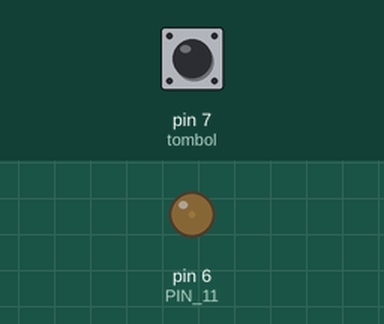
This sketch was run on a simulated Arduino Uno, built with avr-gcc and run on an emulated ATmega328P. Parts: output pins drawn as LEDs (lit = HIGH). Dashed ring = blinking. Inputs (shaded band) come from the test bench; at power-on: pin 7 (tombol) HIGH. What the sketch prints to the serial monitor is not drawn.

Above: at 1.2 s.
1.3 s: pin 7 (tombol) pulled LOW for 0.15 s
At 1.38 s:
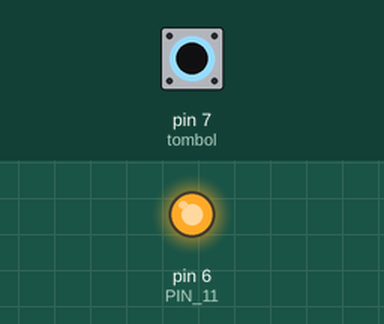
2.9 s: pin 7 (tombol) pulled LOW for 3.2 s
At 6.6 s:
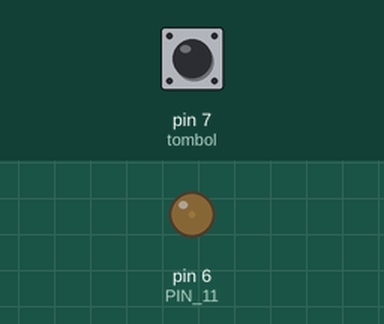
9.1 s: pin 7 (tombol) pulsed LOW 2 times (0.12 s each, 0.3 s apart)
At 9.31 s:
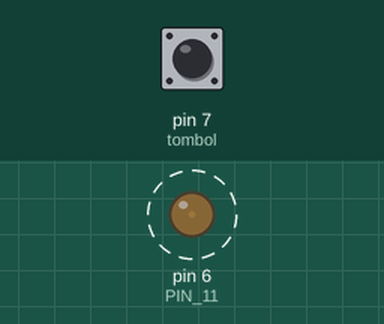
12.7 s: pin 7 (tombol) driven LOW
At 13.9 s:
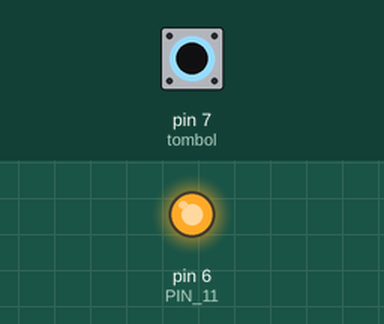
15.7 s: pin 7 (tombol) driven HIGH
At 16.3 s:
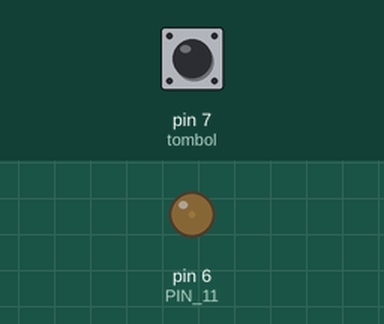
Timing chart, 0 to 18.2 s (numbered marks = the images above; inputs shaded):
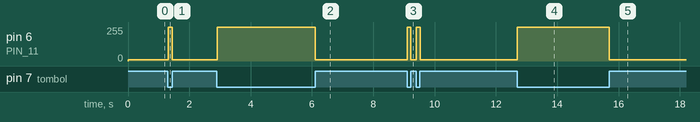

The sketch:

lampo.ino
```cpp
const int PIN_11 = 6;
const int tombol = 7;

void setup()
{
pinMode(PIN_11, OUTPUT);
pinMode(tombol, INPUT);
digitalWrite (tombol, HIGH);
Serial.begin (9600);
}

void loop()
{
  if (digitalRead (tombol) == LOW){
    analogWrite(PIN_11, 255);
    Serial.println ("LOW");
    //delay(1000); // Tunda 1 detik
  }else
  if (digitalRead (tombol)==HIGH){
    analogWrite(PIN_11, 10);
    Serial.println ("HIGH");
    //delay(1000); // Tunda 1 detik
   }
}
```

Measured:
- after the input at 1.3 s, pin 6 (PIN_11): 10/255 → 255/255 at once, → 10/255 0.15 s later
- after the input at 2.9 s, pin 6 (PIN_11): 10/255 → 255/255 at once, → 10/255 3.2 s later
- after the input at 9.1 s, pin 6 (PIN_11): alternates 255/255 for 0.12 s and 10/255 for 0.18 s, 4 changes in all, then stays 10/255, starting at once
- after the input at 12.7 s, pin 6 (PIN_11): 10/255 → 255/255 at once
- after the input at 15.7 s, pin 6 (PIN_11): 255/255 → 10/255 at once
